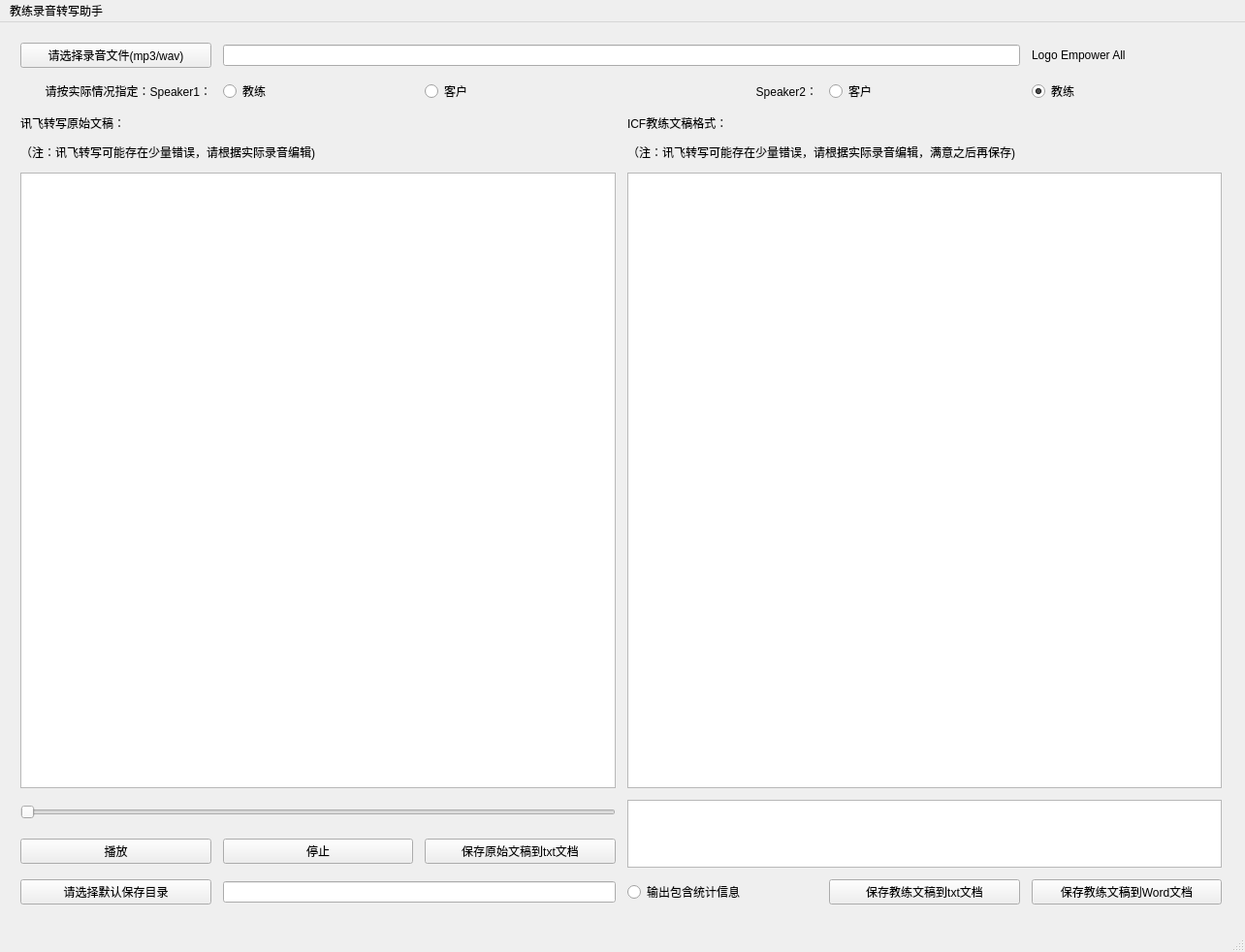
<?xml version="1.0" encoding="UTF-8"?>
<ui version="4.0">
 <class>MainWindow</class>
 <widget class="QMainWindow" name="MainWindow">
  <property name="geometry">
   <rect>
    <x>0</x>
    <y>0</y>
    <width>1284</width>
    <height>982</height>
   </rect>
  </property>
  <property name="windowTitle">
   <string>MainWindow</string>
  </property>
  <widget class="QWidget" name="centralwidget">
   <widget class="QWidget" name="gridLayoutWidget">
    <property name="geometry">
     <rect>
      <x>10</x>
      <y>10</y>
      <width>1261</width>
      <height>911</height>
     </rect>
    </property>
    <layout class="QGridLayout" name="gridLayout" rowstretch="0,0,0,0,0,0,0,12,2,0,0" columnstretch="1,1,1,1,1,1">
     <property name="leftMargin">
      <number>11</number>
     </property>
     <property name="topMargin">
      <number>11</number>
     </property>
     <property name="rightMargin">
      <number>11</number>
     </property>
     <property name="bottomMargin">
      <number>11</number>
     </property>
     <property name="spacing">
      <number>12</number>
     </property>
     <item row="6" column="3" colspan="2">
      <widget class="QLabel" name="label_6">
       <property name="text">
        <string>（注：讯飞转写可能存在少量错误，请根据实际录音编辑，满意之后再保存)</string>
       </property>
      </widget>
     </item>
     <item row="2" column="1">
      <widget class="QRadioButton" name="radioButton_s1iscoach">
       <property name="text">
        <string>教练</string>
       </property>
       <property name="checked">
        <bool>false</bool>
       </property>
      </widget>
     </item>
     <item row="9" column="2">
      <widget class="QPushButton" name="btn_save_raw_to_txt">
       <property name="text">
        <string>保存原始文稿到txt文档</string>
       </property>
      </widget>
     </item>
     <item row="2" column="4">
      <widget class="QRadioButton" name="radioButton_s2isclient">
       <property name="text">
        <string>客户</string>
       </property>
       <property name="checkable">
        <bool>true</bool>
       </property>
      </widget>
     </item>
     <item row="2" column="0">
      <widget class="QLabel" name="label">
       <property name="layoutDirection">
        <enum>Qt::LeftToRight</enum>
       </property>
       <property name="text">
        <string>请按实际情况指定：Speaker1：</string>
       </property>
       <property name="alignment">
        <set>Qt::AlignRight|Qt::AlignTrailing|Qt::AlignVCenter</set>
       </property>
      </widget>
     </item>
     <item row="7" column="0" colspan="3">
      <widget class="QTableWidget" name="tableWidget_raw"/>
     </item>
     <item row="2" column="3">
      <widget class="QLabel" name="label_2">
       <property name="text">
        <string>Speaker2：</string>
       </property>
       <property name="alignment">
        <set>Qt::AlignRight|Qt::AlignTrailing|Qt::AlignVCenter</set>
       </property>
      </widget>
     </item>
     <item row="9" column="1">
      <widget class="QPushButton" name="btn_stop_audio">
       <property name="text">
        <string>停止</string>
       </property>
      </widget>
     </item>
     <item row="8" column="0" colspan="3">
      <widget class="QSlider" name="horizontalSlider_audio">
       <property name="orientation">
        <enum>Qt::Horizontal</enum>
       </property>
      </widget>
     </item>
     <item row="0" column="1" colspan="4">
      <widget class="QLineEdit" name="lineEdit_audio_file"/>
     </item>
     <item row="9" column="0">
      <widget class="QPushButton" name="btn_play_audio">
       <property name="text">
        <string>播放</string>
       </property>
      </widget>
     </item>
     <item row="6" column="0" colspan="2">
      <widget class="QLabel" name="label_5">
       <property name="text">
        <string>（注：讯飞转写可能存在少量错误，请根据实际录音编辑)</string>
       </property>
      </widget>
     </item>
     <item row="4" column="3">
      <widget class="QLabel" name="label_4">
       <property name="text">
        <string>ICF教练文稿格式：</string>
       </property>
      </widget>
     </item>
     <item row="4" column="0">
      <widget class="QLabel" name="label_3">
       <property name="text">
        <string>讯飞转写原始文稿：</string>
       </property>
      </widget>
     </item>
     <item row="2" column="5">
      <widget class="QRadioButton" name="radioButton_s2iscoach">
       <property name="text">
        <string>教练</string>
       </property>
       <property name="checkable">
        <bool>true</bool>
       </property>
       <property name="checked">
        <bool>true</bool>
       </property>
      </widget>
     </item>
     <item row="0" column="0">
      <widget class="QPushButton" name="btn_locate_audio_file">
       <property name="text">
        <string>请选择录音文件(mp3/wav)</string>
       </property>
      </widget>
     </item>
     <item row="2" column="2">
      <widget class="QRadioButton" name="radioButton_s1isclient">
       <property name="text">
        <string>客户</string>
       </property>
      </widget>
     </item>
     <item row="0" column="5">
      <widget class="QLabel" name="label_7">
       <property name="text">
        <string>Logo Empower All</string>
       </property>
      </widget>
     </item>
     <item row="7" column="3" colspan="3">
      <widget class="QTableWidget" name="tableWidget_icf"/>
     </item>
     <item row="10" column="0">
      <widget class="QPushButton" name="btn_locate_output_path">
       <property name="text">
        <string>请选择默认保存目录</string>
       </property>
      </widget>
     </item>
     <item row="10" column="3">
      <widget class="QRadioButton" name="radioButton_export_stat">
       <property name="text">
        <string>输出包含统计信息</string>
       </property>
      </widget>
     </item>
     <item row="10" column="4">
      <widget class="QPushButton" name="btn_save_icf_to_txt">
       <property name="text">
        <string>保存教练文稿到txt文档</string>
       </property>
      </widget>
     </item>
     <item row="10" column="5">
      <widget class="QPushButton" name="btn_save_icf_to_word">
       <property name="text">
        <string>保存教练文稿到Word文档</string>
       </property>
      </widget>
     </item>
     <item row="8" column="3" rowspan="2" colspan="3">
      <widget class="QTableWidget" name="tableWidget_stat"/>
     </item>
     <item row="10" column="1" colspan="2">
      <widget class="QLineEdit" name="lineEdit_output_path"/>
     </item>
    </layout>
   </widget>
  </widget>
  <widget class="QMenuBar" name="menubar">
   <property name="geometry">
    <rect>
     <x>0</x>
     <y>0</y>
     <width>1284</width>
     <height>23</height>
    </rect>
   </property>
   <widget class="QMenu" name="menu">
    <property name="title">
     <string>教练录音转写助手</string>
    </property>
   </widget>
   <addaction name="menu"/>
  </widget>
  <widget class="QStatusBar" name="statusbar">
   <property name="enabled">
    <bool>true</bool>
   </property>
   <property name="font">
    <font>
     <pointsize>10</pointsize>
    </font>
   </property>
  </widget>
 </widget>
 <resources/>
 <connections>
  <connection>
   <sender>radioButton_s1iscoach</sender>
   <signal>toggled(bool)</signal>
   <receiver>radioButton_s1isclient</receiver>
   <slot>setChecked(bool)</slot>
   <hints>
    <hint type="sourcelabel">
     <x>185</x>
     <y>150</y>
    </hint>
    <hint type="destinationlabel">
     <x>266</x>
     <y>151</y>
    </hint>
   </hints>
  </connection>
 </connections>
</ui>
